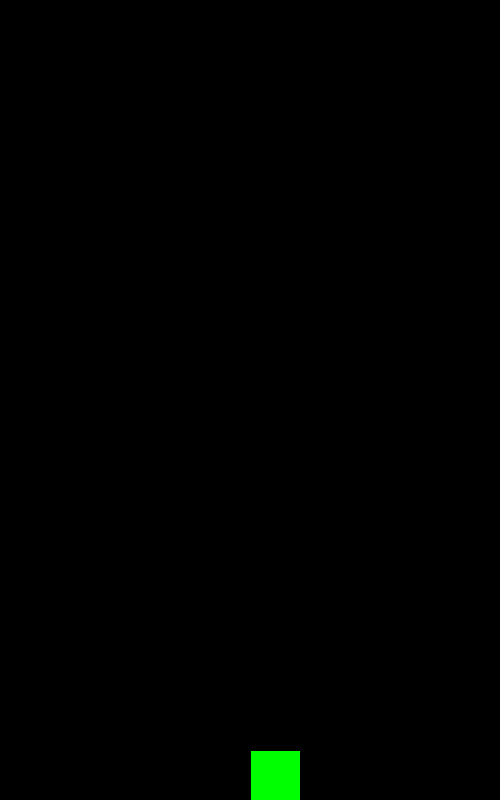
Frame 1 (no input)
Frame 60 (the mouse pressed at the canvas centre just before this capture): identical to frame 1, image omitted
Frame 120 (the mouse held since frame 60 and released just before this capture): identical to frame 1, image omitted

The Processing sketch that drew this single still picture (run headless with seeded random() and noise(); from frame 60 on, the mouse is pressed at the canvas centre):

// Processing sketch: spaceship
// ── spaceship.pde
ArrayList<bullet> arrayofbullets=new ArrayList<bullet>();

Spaceship one =new Spaceship(250,750);
void setup(){
size(500,800);
}
void draw(){
background(0,0,0);
one.display();
CanvasBorder();
moveAllBullets();
}
public class Spaceship{
 int positionx;
int positiony; 

  int getx(){
  return this.positionx;
  }
  int gety(){
  return this.positiony;
  }

  void setx(int positionx){
   this.positionx=positionx; 
  }
  void sety(int positiony){
   this.positiony=positiony; 
  }

Spaceship(int positionx, int positiony){
 this.positionx=positionx;
 this.positiony=positiony;
}
void display(){
    fill(0,255,0);
    rect(positionx , positiony,  50, 50);
}
}
void keyPressed(){
  if(key == CODED){
      if(keyCode == RIGHT)
      {
one.setx(one.getx()+10);
      }
      else if(keyCode == LEFT)
      {
        one.setx(one.getx()-10);
      }
  }
else if(keyPressed && key == ' ')
  {
    bullet b=new bullet(one.getx(),one.gety());
    //create a new bullet object
    //add it to the arraylist
arrayofbullets.add(b);  
}
}
void CanvasBorder(){
 if(one.getx()>450){
  one.setx(450);
 } 
 if(one.getx()<0){
  one.setx(0);
 }
}

public class bullet{
int x;
int y;
  
  void display() 
  {
     stroke(255);
    point(x,y);

}

  bullet(int x, int y){
    this.x=x;
    this.y=y;
  }
  int getx(){
    return this.x;
  }
  void setx(int y){
    this.x=x;
  }
int gety(){
  return this.y;
}
void sety(int y){
this.y=y;
}
void move(){
   sety(gety() - 10);
  }

}
void moveAllBullets(){
  for(bullet b: arrayofbullets){
    b.move();
    b.display();
  }
}
